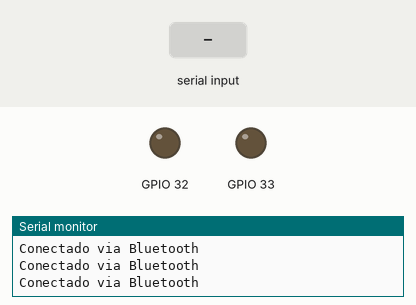
This program was run on a simulated ESP32. On the bench: output pins drawn as LEDs (lit = HIGH), the last lines printed to the serial monitor. Inputs (shaded band) come from the test bench. Nothing arrives over Bluetooth unless stated.

Above: at 1.2 s.
1.3 s: "faltou\n" received over the second serial link
At 4.1 s:
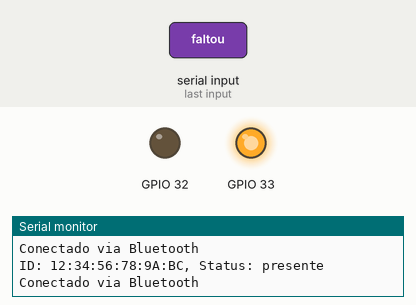
4.3 s: "faltou\n" received over Serial
At 5.2 s:
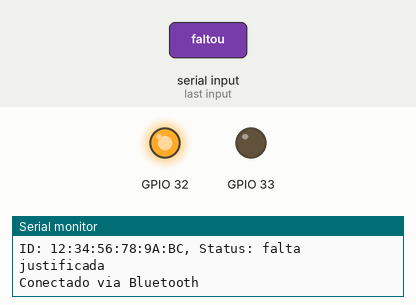
5.8 s: "presente\n" received over Serial
At 6.3 s:
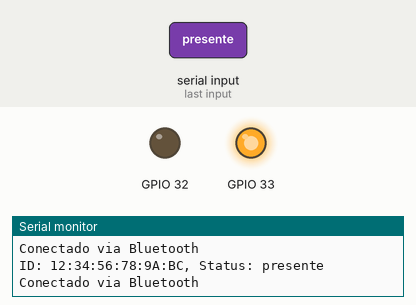
7.3 s: "d\n" received over the second serial link
At 10.0 s:
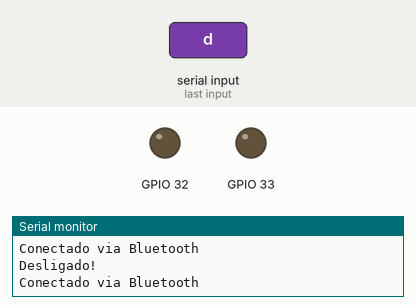
10.3 s: "a\n" received over the second serial link
At 12.1 s:
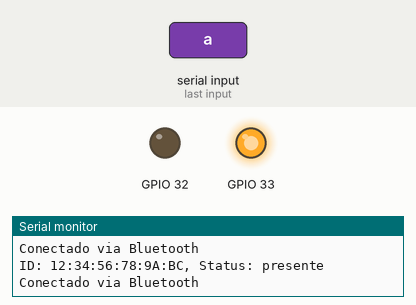
Timing chart, 0 to 13.6 s (numbered marks = the images above; inputs shaded):
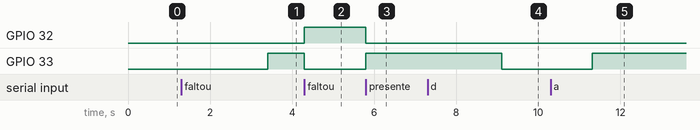

Measured:
- after the input at 1.3 s, GPIO 33: LOW → HIGH after 2.1 s
- after the input at 4.3 s, GPIO 32: LOW → HIGH at once; GPIO 33: HIGH → LOW at once
- after the input at 5.8 s, GPIO 32: HIGH → LOW at once; GPIO 33: LOW → HIGH at once
- after the input at 7.3 s, GPIO 33: HIGH → LOW after 1.8 s
- after the input at 10.3 s, GPIO 33: LOW → HIGH after 1.0 s

The program:

main.cpp
```cpp
#include <Arduino.h>
//#include <WiFi.h>
#include "BluetoothSerial.h"

/*#define WIFI_SSID "Leonardo-2"
#define WIFI_PASSWORD "lebe1204"
#define SERVER_IP "10.0.0.164"
#define SERVER_PORT 12345

WiFiClient client;*/
BluetoothSerial SerialBT;

char dados;
unsigned long dataMillis = 0;
int count = 0;

void getDeviceId(char *deviceId) {
  uint64_t chipid = ESP.getEfuseMac();
  snprintf(deviceId, 18, "%02X:%02X:%02X:%02X:%02X:%02X",
           (uint8_t)(chipid >> 40), (uint8_t)(chipid >> 32),
           (uint8_t)(chipid >> 24), (uint8_t)(chipid >> 16),
           (uint8_t)(chipid >> 8), (uint8_t)chipid);
}

void setup() {
  Serial.begin(115200);
  SerialBT.begin("ESP32_BLUETOOTH");
  pinMode(32, OUTPUT);
  pinMode(33, OUTPUT);

  //mantém os 2 leds desligados no começo
  digitalWrite(32, LOW);
  digitalWrite(33, LOW);

  /*WiFi.begin(WIFI_SSID, WIFI_PASSWORD);

  while (WiFi.status() != WL_CONNECTED) {
    delay(300);
  }

  if (!client.connect(SERVER_IP, SERVER_PORT)) {
    Serial.println("Connection to server failed");
  } else {
    Serial.println("Connected to server");
  }*/
}

void loop() {
  if (SerialBT.connected()) {
    Serial.println("Conectado via Bluetooth");
  } else {
    Serial.println("Desconectado");
  }

  if (SerialBT.available()) {
    dados = SerialBT.read();
    char deviceId[18];
    getDeviceId(deviceId);

    //lê o comando
    String command = Serial.readStringUntil('\n');
    command.trim();

    char msg[100];

    //adicionei outra condição pra ativar os leds
    if (dados == 'a' || command=="presente") {
      digitalWrite(33, HIGH);
      digitalWrite(32, LOW);
      snprintf(msg, sizeof(msg), "ID: %s, Status: presente", deviceId);
      //client.println(msg);
      SerialBT.println(msg);
      Serial.println(msg);

    } else if (dados == 'A' || command=="faltou") {
      digitalWrite(33, LOW);
      digitalWrite(32, HIGH);
      snprintf(msg, sizeof(msg), "ID: %s, Status: falta justificada", deviceId);
      //client.println(msg);
      SerialBT.println(msg);
      Serial.println(msg);
    }
    else if (dados == 'd') {
      digitalWrite(32, LOW);
      digitalWrite(33, LOW);
      snprintf(msg, sizeof(msg), "Desligado!");
      //client.println(msg);
      SerialBT.println(msg);
      Serial.println(msg);
    }
  }

  if (millis() - dataMillis > 30000) {
    dataMillis = millis();
    char msg[50];
    snprintf(msg, sizeof(msg), "Count: %d", count++);
    //client.println(msg);
    Serial.println(msg);
  }

  delay(100);
}
```
